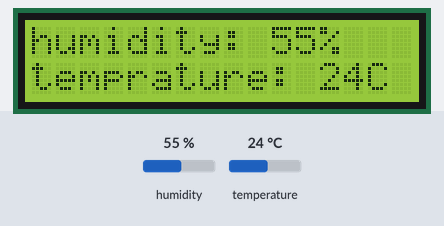
Bench run of a sketch on a simulated Arduino Uno, built with avr-gcc and run on an emulated ATmega328P. On the bench: 16×2 character LCD. Inputs (shaded band) come from the test bench; at power-on: humidity 55 %, temperature 24 °C. What the sketch prints to the serial monitor is not drawn.

Above: at 1.7 s.
1.8 s: humidity set to 22 %
At 3.0 s:
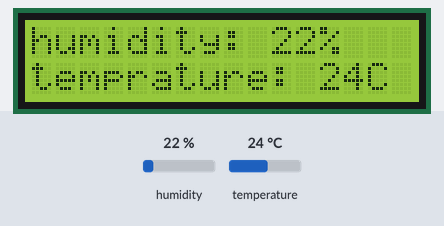
3.5 s: temperature set to 12 °C
At 4.9 s:
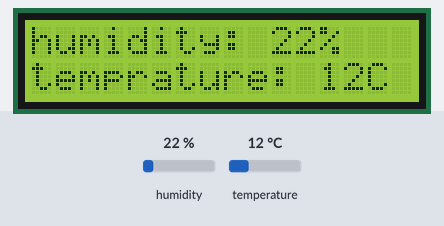
5.2 s: humidity set to 40 %
At 6.2 s:
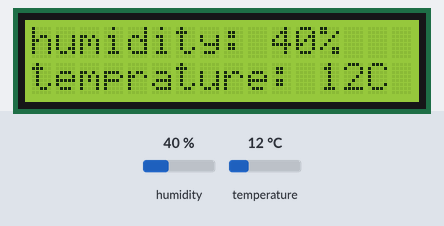
7.0 s: temperature set to 19 °C
At 8.5 s:
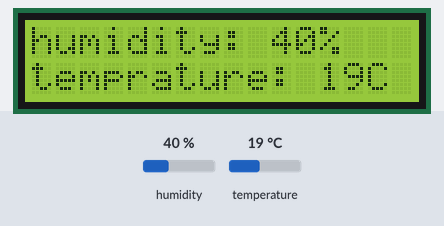
Timing chart, 0 to 9.7 s (numbered marks = the images above; inputs shaded):
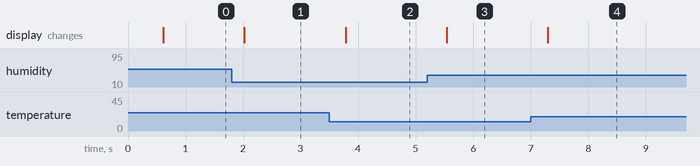

The sketch:

DHT_WITH_LCD.ino
```cpp
#include <Wire.h>
#include "dht.h"
#include <LiquidCrystal_I2C.h>
dht DHT;
// Set the LCD address to 0x27 for a 16 chars and 2 line display
// SDA - A4
// SCL - A5

LiquidCrystal_I2C lcd(0x27, 16, 2);
void setup()
{
  Serial.begin(9600);
  lcd.begin();
  lcd.backlight();
 // Serial.begin(9600);
  delay(500);//Delay to let system boot
 // Serial.println("DHT11 Humidity & temperature Sensor\n\n");
 // delay(1000);//Wait before accessing Sensor
}

void loop()
{
   DHT.read11(A1);
   Serial.println(DHT.humidity);
    Serial.println(DHT.temperature);
   lcd.setCursor(0,0);
   lcd.print((String)"humidity: " + round(DHT.humidity) + "%");
 //  lcd.scrollDisplayLeft();
   lcd.setCursor(0,1);
   lcd.print((String)"temprature: " + round(DHT.temperature) + "C");
   delay(300);
  // lcd.setCursor(0,2);
 //  lcd.print("hello!");
  // Do nothing here...
}
```

Measured:
- after the input at 1.8 s, the display: changes after 0.22 s (image 1)
- after the input at 3.5 s, the display: changes after 0.28 s (image 2)
- after the input at 5.2 s, the display: changes after 0.34 s (image 3)
- after the input at 7.0 s, the display: changes after 0.30 s (image 4)
